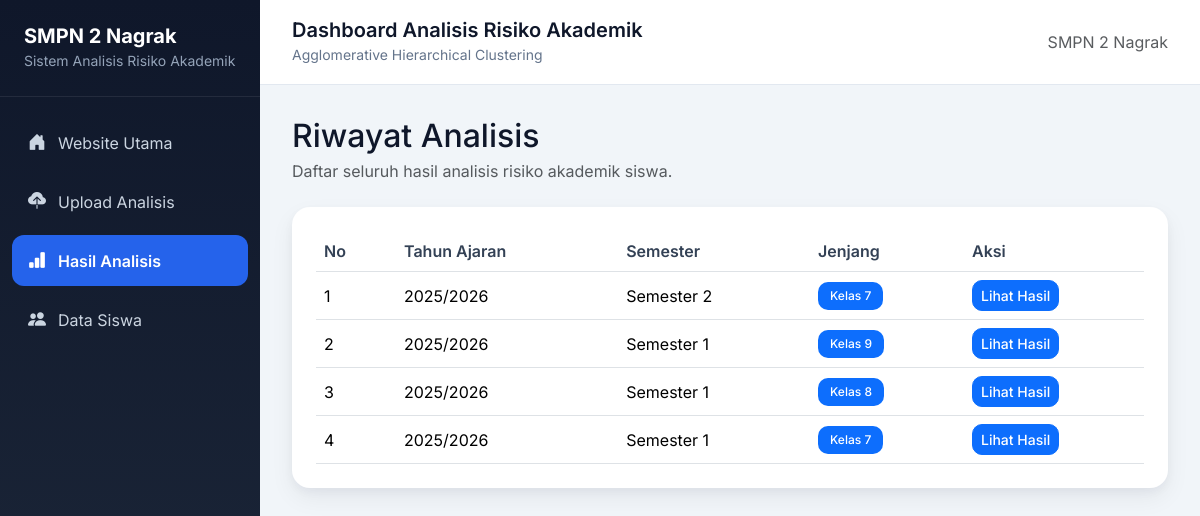
/analisis/riwayat/, run on the app's committed database.
### website/models.py (models this page shows, shortened)
class Analisis(models.Model):
    tahun_ajaran = models.CharField(
        max_length=20
    )
    semester = models.IntegerField()
    jenjang = models.CharField(
        max_length=10
    )
    tanggal_analisis = models.DateTimeField(
        auto_now_add=True
    )
    silhouette = models.FloatField(
        null=True,
        blank=True
    )
    chi = models.FloatField(
        null=True,
        blank=True
    )
    dbi = models.FloatField(
        null=True,
        blank=True
    )
    created_at = models.DateTimeField(
        auto_now_add=True
    )
    class Meta:
        verbose_name = "Batch Analisis"
        verbose_name_plural = "Batch Analisis"

### website/views.py (the view)
def riwayat_analisis(request):
    analisis = (
        Analisis.objects
        .all()
        .order_by('-id')
    )
    return render(
        request,
        'riwayat_analisis.html',
        {
            'analisis': analisis
        }
    )

### website/templates/riwayat_analisis.html (shortened to what this page needs)
{% extends 'dashboard_base.html' %}
{% block content %}
<div class="mb-4">
    <h2 class="mb-1">
        Riwayat Analisis
    </h2>
    <p class="text-muted">
        Daftar seluruh hasil analisis risiko akademik siswa.
    </p>
</div>
<div class="card-modern p-4">
    <div class="table-responsive">
        <table class="table align-middle">
            <thead>
                <tr>
                    <th width="80">
                        No
                    </th>
                    <th>
                        Tahun Ajaran
                    </th>
                    <th>
                        Semester
                    </th>
                    <th>
                        Jenjang
                    </th>
                    <th width="180">
                        Aksi
                    </th>
                </tr>
            </thead>
            <tbody>
                {% for item in analisis %}
                <tr>
                    <td>
                        {{ forloop.counter }}
                    </td>
                    <td>
                        {{ item.tahun_ajaran }}
                    </td>
                    <td>
                        Semester {{ item.semester }}
                    </td>
                    <td>
                        <span class="badge bg-primary">
                            Kelas {{ item.jenjang }}
                        </span>
                    </td>
                    <td>
                        <a
                            href="{% url 'hasil_analisis' item.id %}"
                            class="btn btn-primary btn-sm"
                        >
                            Lihat Hasil
                        </a>
                    </td>
                </tr>
                {% endfor %}
            </tbody>
        </table>
    </div>
</div>
{% endblock %}

### website/templates/dashboard_base.html (style rules this page uses)
* { box-sizing: border-box; }
body { font-family: 'Inter', sans-serif; background-color: #f1f5f9; margin: 0; color: #0f172a; }
.card-modern { border: none; border-radius: 18px; background-color: white; box-shadow: 0 4px 10px rgba(15, 23, 42, 0.04), 0 10px 25px rgba(15, 23, 42, 0.06); }
.table { margin-bottom: 0; }
.table thead { background-color: #f8fafc; }
.table th { font-weight: 600; color: #334155; }
.badge { padding: 8px 12px; border-radius: 10px; font-weight: 500; }
.btn { border-radius: 10px; font-weight: 500; }

### data on the page
Analisis: tahun_ajaran "2025/2026", semester "2", jenjang "7"
Analisis: tahun_ajaran "2025/2026", semester "1", jenjang "9"
Analisis: tahun_ajaran "2025/2026", semester "1", jenjang "8"
Analisis: tahun_ajaran "2025/2026", semester "1", jenjang "7"
